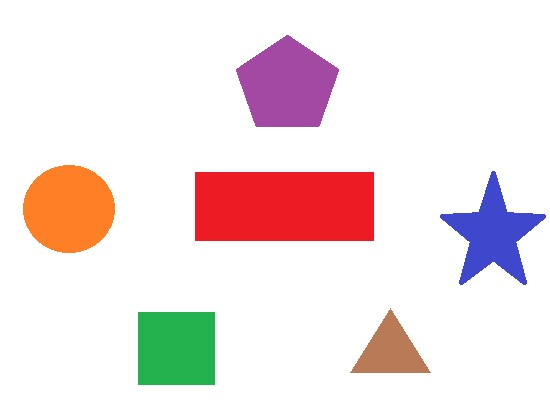
#> input picture OpenCV Python for Beginners - Full Course in 10 Hours/data/shapes.JPG, 550 x 401 px, found by its file name
$ jupyter execute '25. Detect Simple Geometric Shapes.ipynb'
#> lines starting #> are read from the running program, lines starting #| are printed output that depends on the picture; after the words box and inside, x2 and y2 are one past the last pixel; in counts of white or black regions, pixels touching at a corner belong together
### Shape Detection

[cell 1]
#detect what shape something is and write the name of the shape on the image
import cv2
import numpy as np

[cell 2]
img = cv2.imread('./data/shapes.jpg')
#> img is the input picture: shape (401, 550, 3); mean B, G, R 225.9, 225.4, 240.3
imgGray = cv2.cvtColor(img, cv2.COLOR_BGR2GRAY)
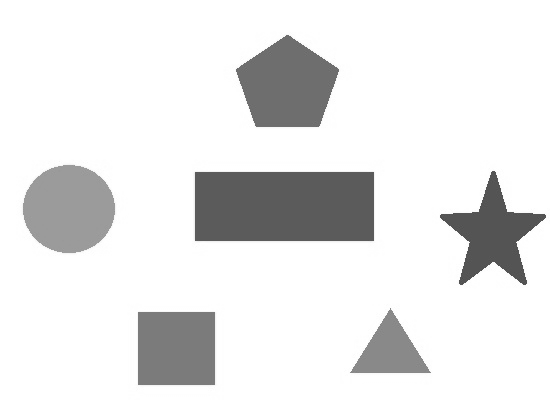
#> imgGray: shape (401, 550); min 76, max 255, mean 229.9

[cell 3]
#find the threshold
#threshold(src, thresh, maxval, type[, dst])
_, thresh = cv2.threshold(imgGray, 207, 255, cv2.THRESH_BINARY)
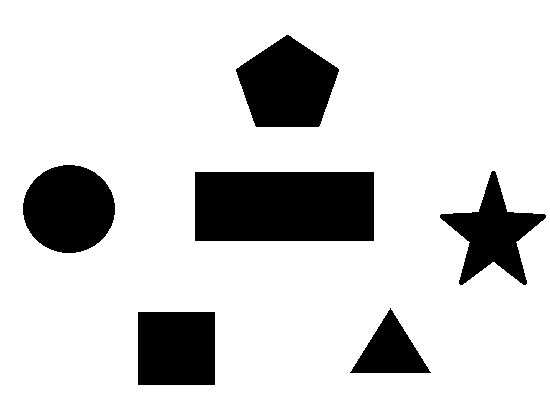
#> thresh: shape (401, 550); 82.6% white; 6 black regions
#find the contours
#findContours(image, mode, method[, contours[, hierarchy[, offset]]])
contours, _ = cv2.findContours(thresh, cv2.RETR_TREE, cv2.CHAIN_APPROX_NONE)
#> contours = 7 contours; box (x1, y1, x2, y2) and area: (0, 0, 550, 401) 219600, (194, 171, 375, 242) 12598, (235, 34, 340, 128) 6775, (22, 164, 116, 254) 6469, (137, 311, 216, 386) 5770, (439, 170, 547, 286) 5002, (349, 307, 432, 374) 2730
#iterate over all the contours
for contour in contours:
    #approximates a curve or a polygon with another curve/polygon with less
    #vertices so that the distance between them is less or equal to the specified precision.
    #approxPolyDP(curve, epsilon, closed[, approxCurve])
    #arcLength(curve, closed)
    approx = cv2.approxPolyDP(contour, 0.01 * cv2.arcLength(contour, True), True)
    #draw the contours
    #drawContours(image, contours, contourIdx, color[, thickness[, lineType[, hierarchy[, maxLevel[, offset]]]]])

    cv2.drawContours(img, [approx], 0, (0,0,0), 3)
    #find the x,y coords of each shape where we will print the text
    x = approx.ravel()[0]
    y = approx.ravel()[1]
    #approximate the number of curves based on the approx variable
    if len(approx) == 3:
        cv2.putText(img, 'Triangle', (x,y), cv2.FONT_HERSHEY_SIMPLEX, 0.5, (127,127,127))

    elif len(approx) == 4:
        x1, y1, w1, h1 = cv2.boundingRect(approx)
        aspect_ratio = float(w1) / h1
        if aspect_ratio >= 0.85 and aspect_ratio <= 1.15:
            cv2.putText(img, 'Square', (x,y), cv2.FONT_HERSHEY_SIMPLEX, 0.5, (127,127,127))
        else:
            cv2.putText(img, 'Rectangle', (x,y), cv2.FONT_HERSHEY_SIMPLEX, 0.5, (127,127,127))

    elif len(approx) == 5:
        cv2.putText(img, 'Pentagon', (x,y), cv2.FONT_HERSHEY_SIMPLEX, 0.5, (127,127,127))

    elif len(approx) == 10:
        cv2.putText(img, 'Star', (x,y), cv2.FONT_HERSHEY_SIMPLEX, 0.5, (127,127,127))
    else:
        cv2.putText(img, 'Circle', (x,y), cv2.FONT_HERSHEY_SIMPLEX, 0.5, (127,127,127))
#> this loop made 7 passes
#> (approx, x, y, x1, y1, w1, h1, aspect_ratio) on passes 1, 2, 4: ([[0, 0], [0, 400], [549, 400], [549, 0]], 0, 0, 0, 0, 550, 401, 1.37), ([[137, 312], [214, 311], [215, 384], [138, 385]], 137, 312, 137, 311, 79, 75, 1.05), ([[194, 172], [373, 171], [374, 240], [195, 241]], 194, 172, 194, 171, 181, 71, 2.55)
#> (x, y) on passes 5 to 7: (492, 170), (63, 164), (235, 69)
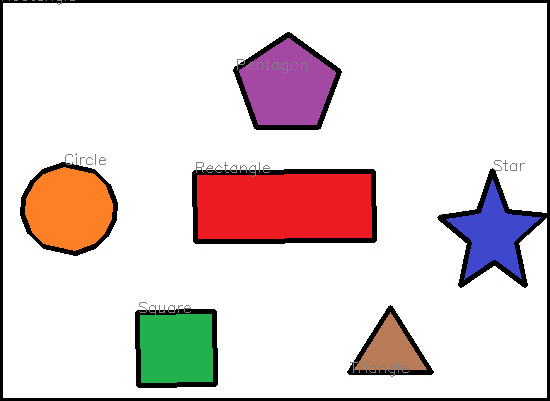
#> img: shape (401, 550, 3); 7.38% of pixels changed, all inside (x1, y1, x2, y2) = (0, 0, 550, 401)
